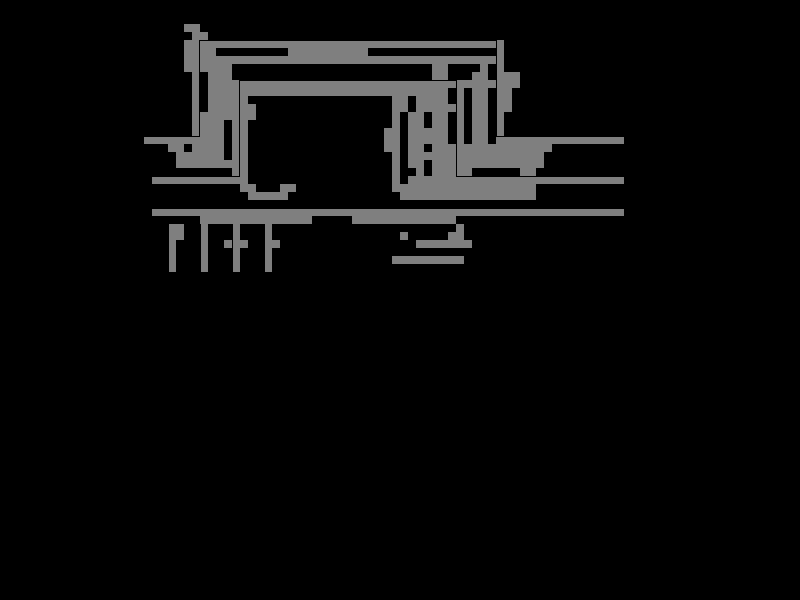

The image is a tile-based game level rendered from a .tmx file. Its description and source (layers, tilesets, objects; grid data summarised) follow:
An orthogonal 100x75 tile map with 8x8 px tiles, 1 tile layer (Tile Layer 1).

<map version="1.0" orientation="orthogonal" width="100" height="75" tilewidth="8" tileheight="8">
 <tileset firstgid="1" name="road" tilewidth="8" tileheight="8">
  <image source="road.png" width="40" height="9" />
 </tileset>
 <layer name="Tile Layer 1" width="100" height="75">
  <data>[7500 cells, 628 non-empty, 4 distinct tile ids]</data>
 </layer>
</map>